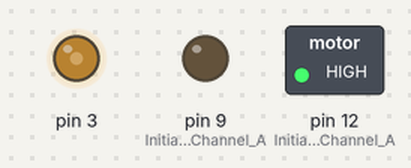
Bench run of a sketch on a simulated Arduino Uno, built with avr-gcc and run on an emulated ATmega328P. Shown: switched loads named in the sketch (green lamp = pin HIGH), output pins drawn as LEDs (lit = HIGH). Dashed ring = blinking.

Above: at 0.05 s.
Timing chart, 0 to 3.0 s (numbered marks = the images above):
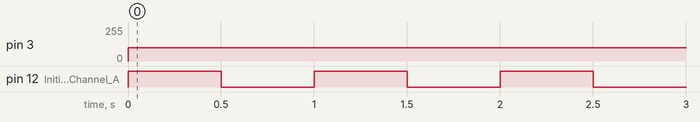

The sketch:

programme_commande_actionneur.ino
```cpp
/*************************************************************
Motor Shield 1-Channel DC Motor Demo
by Randy Sarafan

For more information see:
https://www.instructables.com/id/Arduino-Motor-Shield-Tutorial/

*************************************************************/
float f;
float Dt;
int I;
int P;

void setup() {

  //Setup Channel A
  pinMode(12, OUTPUT); //Initiates Motor Channel A pin
  pinMode(9, OUTPUT); //Initiates Brake Channel A pin
  f=1; //f en Hz
  Dt=1000/(2*f); // demi-prériode en miliseconde
  //I=;
  //P=map(I,0,Imax,0,255);
  P=100;
  Serial.begin(9600);

}

void loop(){

  //forward @
  digitalWrite(12, HIGH); //Establishes forward direction of Channel A
  digitalWrite(9, LOW);   //Disengage the Brake for Channel A
  analogWrite(3, P);   //p entre 0 et 255
  delay(Dt);

  //digitalWrite(9, HIGH); //Eengage the Brake for Channel A

  //delay(1000);

  //backward @
  digitalWrite(12, LOW); //Establishes backward direction of Channel A
  digitalWrite(9, LOW);   //Disengage the Brake for Channel A
  analogWrite(3, P);   //Spins the motor on Channel A

  delay(Dt);

  //digitalWrite(9, HIGH); //Eengage the Brake for Channel A

  //delay(1000);

}
```

Measured:
- by itself, pin 3: 0/255 → 100/255 at 0.00 s
- by itself, pin 12 (Initiates_Motor_Channel_A): alternates HIGH for 0.50 s and LOW for 0.50 s
